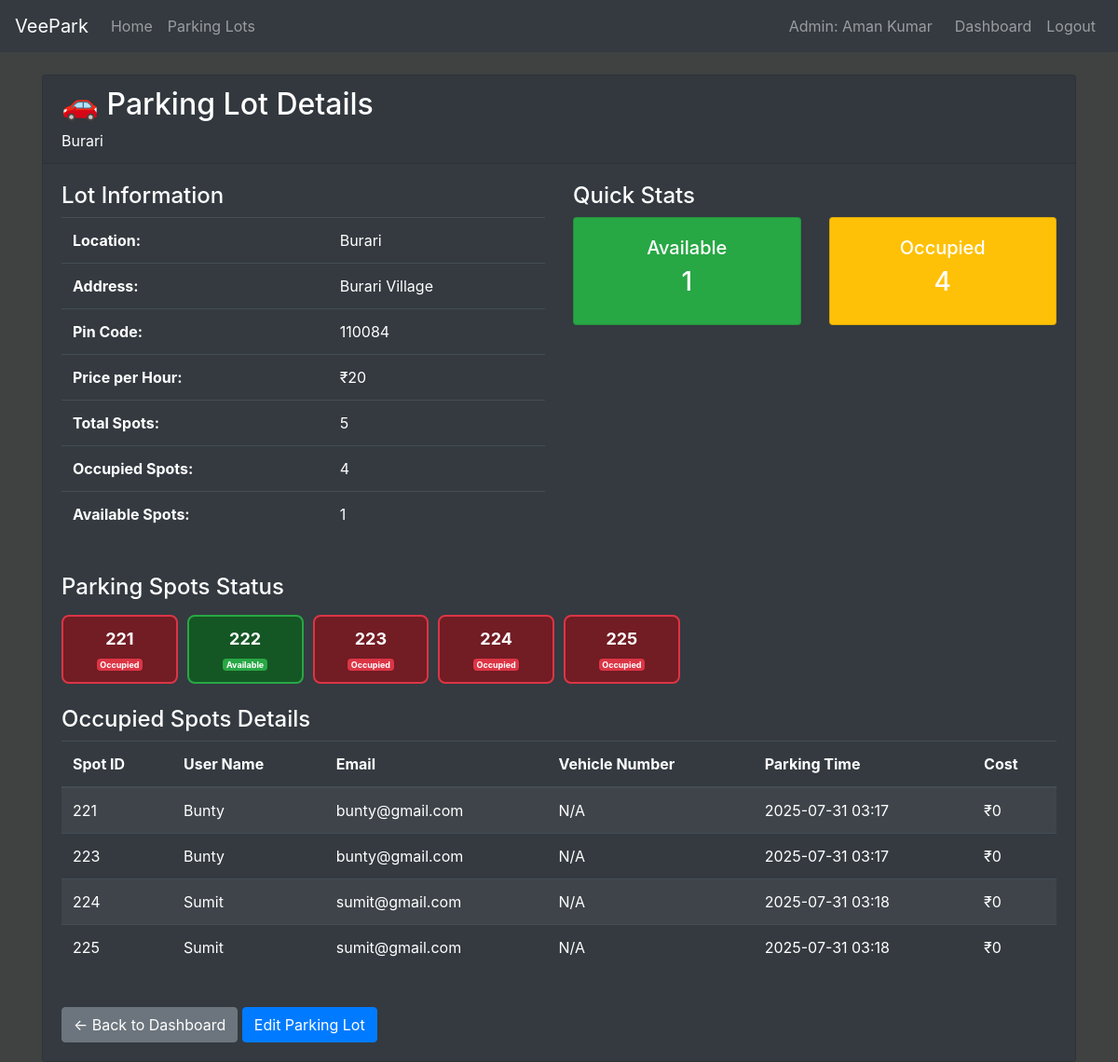
/admin/parking-lots/5 (signed in), run on an earlier commit of the app's database.
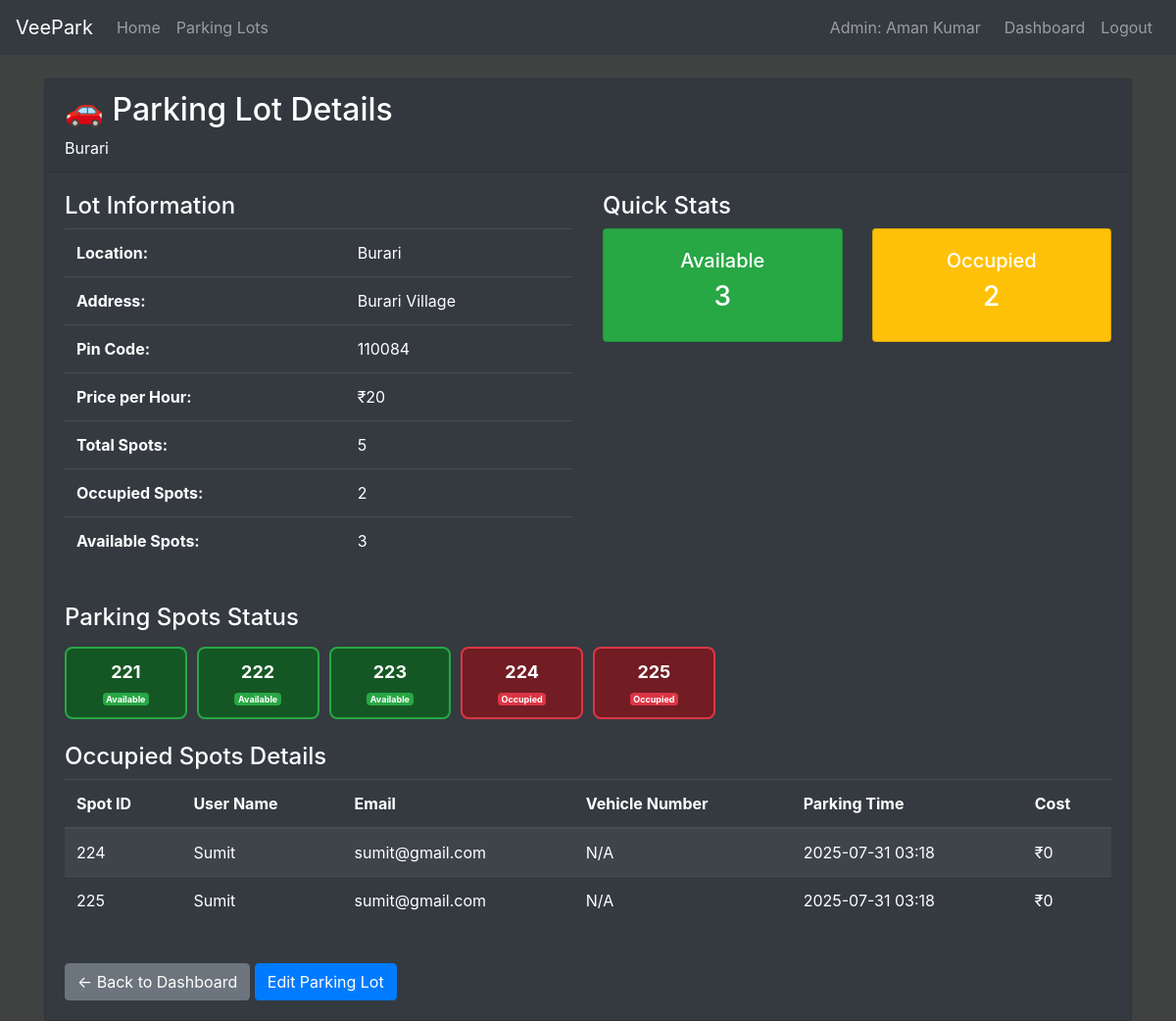
And on a later commit of the database.
### models/models.py (models this page shows, shortened)
class ParkingLot(db.Model):
    __tablename__ = 'parking_lot'
    id=db.Column(db.Integer(), primary_key=True)
    location = db.Column(db.String(50), nullable=False)
    pincode=db.Column(db.Integer(), nullable=False)
    price=db.Column(db.Integer(), nullable=False)
    maxSpots=db.Column(db.Integer(), nullable=False)
    address=db.Column(db.String(200), nullable=False)
    occupied=db.Column(db.Integer(), default=0)
    parking_spots = db.relationship('ParkingSpot', backref='parking_lot', lazy=True)

class ParkingSpot(db.Model):
    __tablename__ = 'parking_spot'
    id=db.Column(db.Integer(), primary_key=True)
    lotid=db.Column(db.Integer(), db.ForeignKey('parking_lot.id'), nullable=False)
    status = db.Column(db.String(5), default="A")
    veichleNumber=db.Column(db.String(20), nullable=True)

class User(db.Model):
    __tablename__ = 'user'
    id= db.Column(db.Integer(), primary_key=True)
    fullname = db.Column(db.String(30), nullable = False)
    email = db.Column(db.String(25), unique = True,nullable = False)
    password = db.Column(db.String(), nullable= False)
    role = db.Column(db.String(10), nullable=False, default='user')
    status=db.Column(db.Integer(), nullable=False)
    reservations_by_email = db.relationship('ReserveParkingSpot', backref='user_email_rel', foreign_keys='ReserveParkingSpot.email', primaryjoin="User.email == ReserveParkingSpot.email", lazy=True)

class ReserveParkingSpot(db.Model):
    __tablename__ = 'reserve_parking_spot'
    id=db.Column(db.Integer(), primary_key=True)
    spotid=db.Column(db.Integer(), db.ForeignKey('parking_spot.id'), nullable=False)
    lotid=db.Column(db.Integer(), db.ForeignKey('parking_lot.id'), nullable=False)
    email=db.Column(db.String(25), db.ForeignKey('user.email'), nullable=False)
    veichleNumber=db.Column(db.String(50), nullable=True)
    parking_time=db.Column(db.DateTime, nullable=False, default=datetime.datetime.now)
    release_time=db.Column(db.DateTime, nullable=True)
    parkingcost=db.Column(db.Integer(), nullable=True, default=0)
    ispaid=db.Column(db.Integer(), default=0)
    parking_spot_rel = db.relationship('ParkingSpot', backref='reservations', foreign_keys=[spotid], lazy=True)
    parking_lot_rel = db.relationship('ParkingLot', backref='reservations', foreign_keys=[lotid], lazy=True)

### controllers/controllers.py (the view)
@controllers.route('/admin/parking-lots/<int:lot_id>')
def view_parking_lot_details(lot_id):
    if not session.get('user_id') or session.get('user_role') != 'admin':
        flash('Access denied. Admin login required.', 'danger')
        return redirect(url_for('controllers.admin_login'))
    parking_lot = ParkingLot.query.get_or_404(lot_id)
    parking_spots = ParkingSpot.query.filter_by(lotid=lot_id).all()
    occupied_spots_with_details = []
    for spot in parking_spots:
        if spot.status == "O":
            reservation = ReserveParkingSpot.query.filter_by(spotid=spot.id).first()
            if reservation:
                occupied_spots_with_details.append({
                    'spot': spot,
                    'reservation': reservation,
                    'user': User.query.filter_by(email=reservation.email).first()
                })
    return render_template('parking_lot_details.html',
                         parking_lot=parking_lot,
                         parking_spots=parking_spots,
                         occupied_spots_with_details=occupied_spots_with_details)

### templates/parking_lot_details.html (shortened to what the changed rows need)
{% extends 'index.html' %}
{% block content %}
<div class="container mt-4">
    <div class="row">
        <div class="col-12">
            <div class="card bg-dark text-white">
                <div class="card-header">
                    <h2>🚗 Parking Lot Details</h2>
                    <p class="mb-0">{{ parking_lot.location }}</p>
                </div>
                <div class="card-body">
                    <div class="row mb-4">
                        <div class="col-md-6">
                            <table class="table table-dark">
                                <tr>
                                    <td><strong>Location:</strong></td>
                                    <td>{{ parking_lot.location }}</td>
                                </tr>
                                <tr>
                                    <td><strong>Address:</strong></td>
                                    <td>{{ parking_lot.address }}</td>
                                </tr>
                                <tr>
                                    <td><strong>Pin Code:</strong></td>
                                    <td>{{ parking_lot.pincode }}</td>
                                </tr>
                                <tr>
                                    <td><strong>Price per Hour:</strong></td>
                                    <td>₹{{ parking_lot.price }}</td>
                                </tr>
                                <tr>
                                    <td><strong>Total Spots:</strong></td>
                                    <td>{{ parking_lot.maxSpots }}</td>
                                </tr>
                                <tr>
                                    <td><strong>Occupied Spots:</strong></td>
                                    <td>{{ parking_lot.occupied }}</td>
                                </tr>
                                <tr>
                                    <td><strong>Available Spots:</strong></td>
                                    <td>{{ parking_lot.maxSpots - parking_lot.occupied }}</td>
                                </tr>
                            </table>
                        </div>
                        <div class="col-md-6">
                            <div class="row">
                                <div class="col-6">
                                    <div class="card bg-success text-white mb-2">
                                        <div class="card-body text-center">
                                            <h5>Available</h5>
                                            <h3>{{ parking_lot.maxSpots - parking_lot.occupied }}</h3>
                                        </div>
                                    </div>
                                </div>
                                <div class="col-6">
                                    <div class="card bg-warning text-white mb-2">
                                        <div class="card-body text-center">
                                            <h5>Occupied</h5>
                                            <h3>{{ parking_lot.occupied }}</h3>
                                        </div>
                                    </div>
                                </div>
                            </div>
                        </div>
                    </div>
                    <div class="row mb-4">
                        <div class="col-12">
                            <div class="parking-spots-grid">
                                {% for spot in parking_spots %}
                                <div class="spot-item {% if spot.status == 'O' %}occupied{% else %}available{% endif %}">
                                    <div class="spot-number">{{ spot.id }}</div>
                                    <div class="spot-status">
                                        {% if spot.status == 'O' %}
                                            <span class="badge badge-danger">Occupied</span>
                                        {% else %}
                                            <span class="badge badge-success">Available</span>
                                        {% endif %}
                                    </div>
                                </div>
                                {% endfor %}
                            </div>
                        </div>
                    </div>
                    {% if occupied_spots_with_details %}
                    <div class="row mb-4">
                        <div class="col-12">
                            <div class="table-responsive">
                                <table class="table table-dark table-striped">
                                    <thead>
                                        <tr>
                                            <th>Spot ID</th>
                                            <th>User Name</th>
                                            <th>Email</th>
                                            <th>Vehicle Number</th>
                                            <th>Parking Time</th>
                                            <th>Cost</th>
                                        </tr>
                                    </thead>
                                    <tbody>
                                        {% for item in occupied_spots_with_details %}
                                        <tr>
                                            <td>{{ item.spot.id }}</td>
                                            <td>{{ item.user.fullname if item.user else 'N/A' }}</td>
                                            <td>{{ item.reservation.email }}</td>
                                            <td>{{ item.reservation.veichleNumber or 'N/A' }}</td>
                                            <td>{{ item.reservation.parking_time.strftime('%Y-%m-%d %H:%M') }}</td>
                                            <td>₹{{ item.reservation.parkingcost or 0 }}</td>
                                        </tr>
                                        {% endfor %}
                                    </tbody>
                                </table>
                            </div>
                        </div>
                    </div>
                    {% endif %}
                </div>
            </div>
        </div>
    </div>
</div>
{% endblock %}

What changed in the data, as far as the page shows it:
no longer on this page (row unchanged): User: user "Bunty" "Bunty"
no longer on this page (row edited): ReserveParkingSpot: reservation.email "bunty@gmail.com", reservation "N/A", reservation.parking_time "2025-07-31 03:17", reservation "0"
no longer on this page (row edited): ReserveParkingSpot: reservation.email "bunty@gmail.com", reservation "N/A", reservation.parking_time "2025-07-31 03:17", reservation "0"
changed ParkingLot "Burari": occupied "4" → "2"; parking_lot.maxSpots-parking_lot.occupied "1" → "3"
changed ParkingSpot id 221: status "Occupied" → "Available"
changed ParkingSpot id 223: status "Occupied" → "Available"
Also different on the page:
list line gone: "221"
list line gone: "223"
